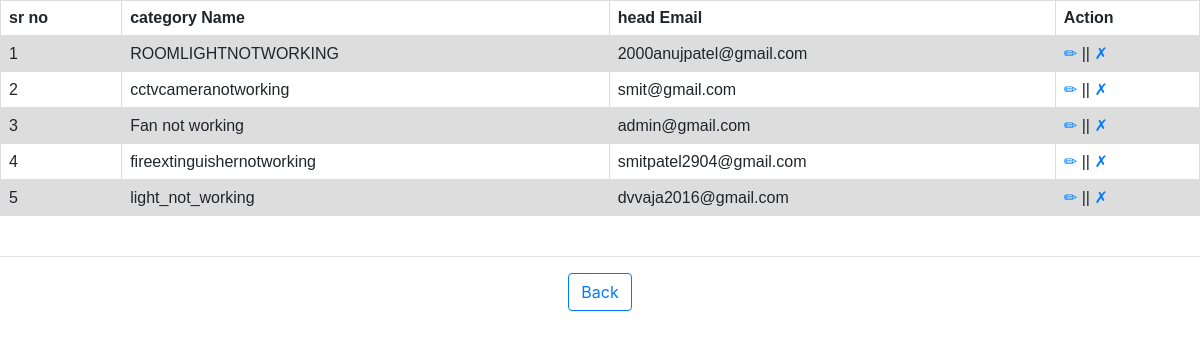
Page /hello/viewCategory on the committed database.
### hello/models.py (models this page shows)
class cat(models.Model):
    catn=models.CharField(max_length=80)
    dhmail=models.CharField(max_length=80)

### hello/views.py (the view)
# urls.py: path("viewCategory",views.viewCategory,name="viewCategory"),
def viewCategory(request):
    results=cat.objects.all()
    return render(request,"viewCategory.html",{"crudst":results})

### hello/templates/viewCategory.html (shortened to what this page needs)
<html>
<head>
  <link rel="stylesheet" href="https://cdn.jsdelivr.net/npm/bootstrap@4.5.3/dist/css/bootstrap.min.css">
</head>
<body>
<table border="1"align="center">
    <tr>
        <th>sr no</th>
        <th>category Name</th>
        <th>head Email</th>
        <th>Action</th>
    </tr>
     {% for displayst in crudst %}
        <tr>
            <td>{{forloop.counter}}</td>
            <td>{{displayst.catn}}</td>
            <td>{{displayst.dhmail}}</td>
            <td> <a href="{% url 'hello:catupdate' displayst.id %}">  &#x270F; </a> ||
                <a href="{% url 'hello:catdel' displayst.id %}">&#x2717;</a> </td>
                                </tr>
    {% endfor %}
</table>
<br>
<hr>
<center><a href="{% url 'admin1:ind' %}" class="btn btn-outline-primary">Back</a></center>
</body>
</html>

### hello/templates/viewCategory.html (style rules this page uses)
table { font-family: arial, sans-serif; border-collapse: collapse; width: 100%; }
td, th { border: 1px solid #dddddd; text-align: left; padding: 8px; }
tr:nth-child(even) { background-color: #dddddd; }

### rows in the picture
cat: catn "ROOMLIGHTNOTWORKING", dhmail "2000anujpatel@gmail.com"
cat: catn "cctvcameranotworking", dhmail "smit@gmail.com"
cat: catn "Fan not working", dhmail "admin@gmail.com"
cat: catn "fireextinguishernotworking", dhmail "smitpatel2904@gmail.com"
cat: catn "light_not_working", dhmail "dvvaja2016@gmail.com"
